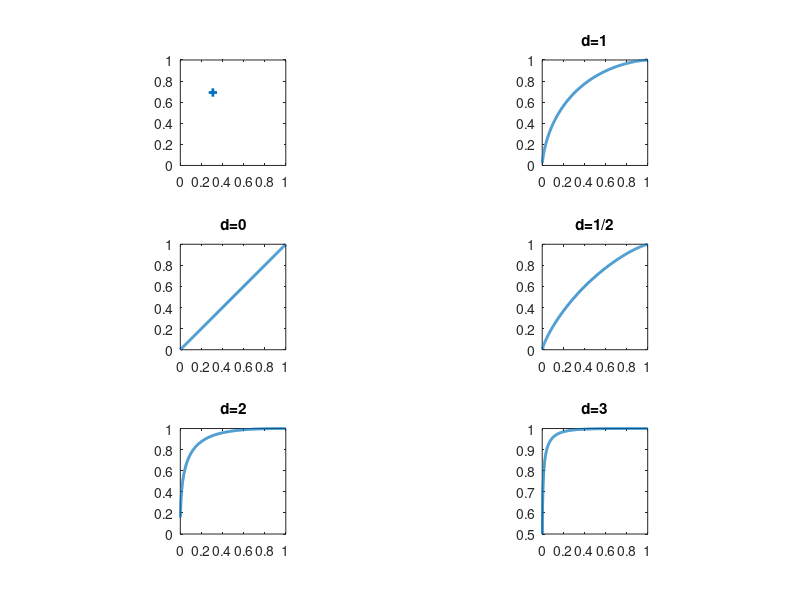
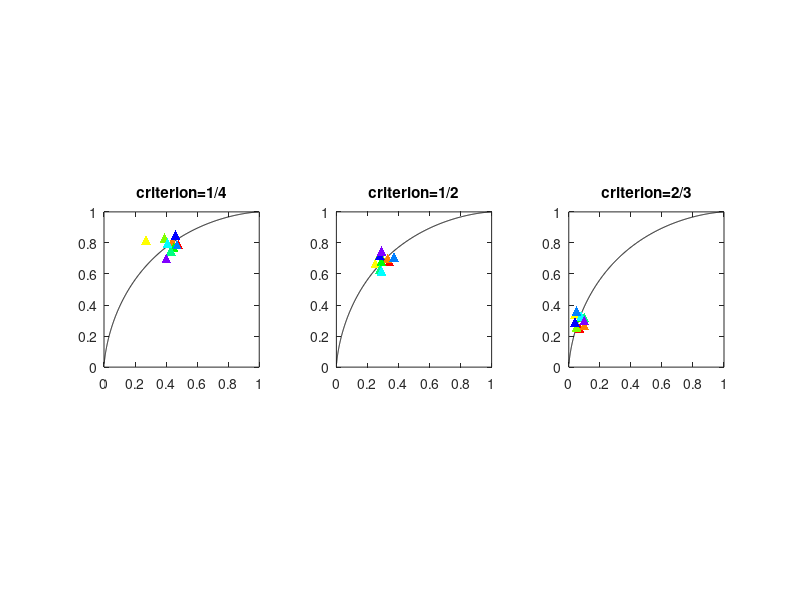

Recreate these plots in MATLAB, in order.
figure;
d = 1;          %distance of gaussians
c = 1/2;        %criterion
hits=1-normcdf(c,d,1);          %one hit
falsealarms=1-normcdf(c,0,1);   %one false alarm
subplot(3,2,1)
%plot datapoint
plot(falsealarms,hits,'+','linewidth',2),axis([0 1 0 1]),axis square;

%simulating varying criterion from -3 to 3
c=linspace(-3,3,1000);          
hits=1-normcdf(c,d,1);
falsealarms=1-normcdf(c,0,1);
subplot(3,2,2)
%plot ROC curve with distance of gaussians = 1
plot(falsealarms,hits,'LineWidth',2), axis square, title('d=1');

d=0;
hits=1-normcdf(c,d,1);
falsealarms=1-normcdf(c,0,1);
subplot(3,2,3)
%plot ROC curve with distance of gaussians = 0
plot(falsealarms,hits,'LineWidth',2), axis square, title('d=0');

d=1/2;
hits=1-normcdf(c,d,1);
falsealarms=1-normcdf(c,0,1);
subplot(3,2,4)
%plot ROC curve with distance of gaussians = 1/2
plot(falsealarms,hits,'LineWidth',2), axis square, title('d=1/2');

d=2;
hits=1-normcdf(c,d,1);
falsealarms=1-normcdf(c,0,1);
subplot(3,2,5)
%plot ROC curve with distance of gaussians = 2
plot(falsealarms,hits,'LineWidth',2), axis square, title('d=2');

d=3;
hits=1-normcdf(c,d,1);
falsealarms=1-normcdf(c,0,1);
subplot(3,2,6)
%plot ROC curve with distance of gaussians = 3
plot(falsealarms,hits,'LineWidth',2), axis square, title('d=3');

figure;
cc=hsv(12);         %playing around with the colors
d=1;
subplot(1,3,1);
hits=1-normcdf(c,d,1);
falsealarms=1-normcdf(c,0,1);
%plot ROC curve with distance of gaussians = 1
plot(falsealarms,hits,'k'), axis square, title('criterion=1/4');
hold on;
for i=1:10
    %simulate 100 random trials with a criterion of 1/4
    %take the mean of the trials above the criterion
    expectedfalsealarms=mean(normrnd(0,1,[100,1])>(1/4));
    expectedhits=mean(normrnd(1,1,[100,1])>(1/4));
    %plot the datapoint
    plot(expectedfalsealarms,expectedhits,'w^','linewidth',2,...
        'MarkerFaceColor',cc(i,:),'MarkerEdgeColor','none',...
        'MarkerSize',7),axis([0 1 0 1]),...
    axis square;
    hold on;
end

%repeat previous step with different criterion (=1/2)
subplot(1,3,2);
hits=1-normcdf(c,d,1);
falsealarms=1-normcdf(c,0,1);
plot(falsealarms,hits,'k'), axis square, title('criterion=1/2');
hold on;
for i=1:10
    expectedfalsealarms=mean(normrnd(0,1,[100,1])>(1/2));
    expectedhits=mean(normrnd(1,1,[100,1])>(1/2));
    plot(expectedfalsealarms,expectedhits,'w^','linewidth',2,...
        'MarkerFaceColor',cc(i,:),'MarkerEdgeColor','none',...
        'MarkerSize',7),axis([0 1 0 1]),...
    axis square;
    hold on;
end

%repeat with different criterion (=2/3)
subplot(1,3,3);
hits=1-normcdf(c,d,1);
falsealarms=1-normcdf(c,0,1);
plot(falsealarms,hits,'k'), axis square, title('criterion=2/3');
hold on;
for i=1:10
    expectedfalsealarms=mean(normrnd(0,1,[100,1])>(3/2));
    expectedhits=mean(normrnd(1,1,[100,1])>(3/2));
    plot(expectedfalsealarms,expectedhits,'w^','linewidth',2,...
        'MarkerFaceColor',cc(i,:),'MarkerEdgeColor','none',...
        'MarkerSize',7),axis([0 1 0 1]),...
    axis square;
    hold on;
end